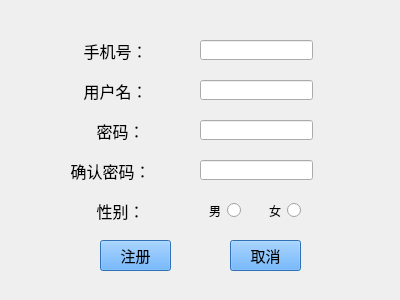
<?xml version="1.0" encoding="UTF-8"?>
<ui version="4.0">
 <class>Regist</class>
 <widget class="QWidget" name="Regist">
  <property name="geometry">
   <rect>
    <x>0</x>
    <y>0</y>
    <width>400</width>
    <height>300</height>
   </rect>
  </property>
  <property name="windowTitle">
   <string>注册账号</string>
  </property>
  <property name="styleSheet">
   <string notr="true">QLineEdit{color:white}
QPushButton{background:#409eff}</string>
  </property>
  <widget class="QLabel" name="label_username">
   <property name="geometry">
    <rect>
     <x>80</x>
     <y>80</y>
     <width>71</width>
     <height>21</height>
    </rect>
   </property>
   <property name="font">
    <font>
     <pointsize>12</pointsize>
    </font>
   </property>
   <property name="text">
    <string>用户名：</string>
   </property>
   <property name="alignment">
    <set>Qt::AlignmentFlag::AlignCenter</set>
   </property>
  </widget>
  <widget class="QLabel" name="label_password">
   <property name="geometry">
    <rect>
     <x>90</x>
     <y>120</y>
     <width>61</width>
     <height>21</height>
    </rect>
   </property>
   <property name="font">
    <font>
     <pointsize>12</pointsize>
    </font>
   </property>
   <property name="text">
    <string>密码：</string>
   </property>
   <property name="alignment">
    <set>Qt::AlignmentFlag::AlignCenter</set>
   </property>
  </widget>
  <widget class="QLabel" name="label_password_2">
   <property name="geometry">
    <rect>
     <x>70</x>
     <y>160</y>
     <width>81</width>
     <height>21</height>
    </rect>
   </property>
   <property name="font">
    <font>
     <pointsize>12</pointsize>
    </font>
   </property>
   <property name="text">
    <string>确认密码：</string>
   </property>
   <property name="alignment">
    <set>Qt::AlignmentFlag::AlignCenter</set>
   </property>
  </widget>
  <widget class="QLineEdit" name="txt_username">
   <property name="geometry">
    <rect>
     <x>200</x>
     <y>80</y>
     <width>113</width>
     <height>20</height>
    </rect>
   </property>
  </widget>
  <widget class="QLineEdit" name="txt_pwd">
   <property name="geometry">
    <rect>
     <x>200</x>
     <y>120</y>
     <width>113</width>
     <height>20</height>
    </rect>
   </property>
  </widget>
  <widget class="QLineEdit" name="txt_confirmpwd">
   <property name="geometry">
    <rect>
     <x>200</x>
     <y>160</y>
     <width>113</width>
     <height>20</height>
    </rect>
   </property>
  </widget>
  <widget class="QLabel" name="label_password_3">
   <property name="geometry">
    <rect>
     <x>90</x>
     <y>200</y>
     <width>61</width>
     <height>21</height>
    </rect>
   </property>
   <property name="font">
    <font>
     <pointsize>12</pointsize>
    </font>
   </property>
   <property name="text">
    <string>性别：</string>
   </property>
   <property name="alignment">
    <set>Qt::AlignmentFlag::AlignCenter</set>
   </property>
  </widget>
  <widget class="QRadioButton" name="btn_sex1">
   <property name="geometry">
    <rect>
     <x>200</x>
     <y>200</y>
     <width>41</width>
     <height>21</height>
    </rect>
   </property>
   <property name="layoutDirection">
    <enum>Qt::LayoutDirection::RightToLeft</enum>
   </property>
   <property name="text">
    <string>男</string>
   </property>
  </widget>
  <widget class="QRadioButton" name="btn_sex2">
   <property name="geometry">
    <rect>
     <x>260</x>
     <y>200</y>
     <width>41</width>
     <height>21</height>
    </rect>
   </property>
   <property name="layoutDirection">
    <enum>Qt::LayoutDirection::RightToLeft</enum>
   </property>
   <property name="text">
    <string>女</string>
   </property>
  </widget>
  <widget class="QPushButton" name="btn_regist">
   <property name="geometry">
    <rect>
     <x>100</x>
     <y>240</y>
     <width>71</width>
     <height>31</height>
    </rect>
   </property>
   <property name="font">
    <font>
     <pointsize>11</pointsize>
    </font>
   </property>
   <property name="text">
    <string>注册</string>
   </property>
  </widget>
  <widget class="QPushButton" name="btn_cancel">
   <property name="geometry">
    <rect>
     <x>230</x>
     <y>240</y>
     <width>71</width>
     <height>31</height>
    </rect>
   </property>
   <property name="font">
    <font>
     <pointsize>11</pointsize>
    </font>
   </property>
   <property name="text">
    <string>取消</string>
   </property>
  </widget>
  <widget class="QLabel" name="label_information">
   <property name="geometry">
    <rect>
     <x>90</x>
     <y>221</y>
     <width>91</width>
     <height>20</height>
    </rect>
   </property>
   <property name="text">
    <string/>
   </property>
   <property name="alignment">
    <set>Qt::AlignmentFlag::AlignCenter</set>
   </property>
  </widget>
  <widget class="QLabel" name="lbl_check">
   <property name="geometry">
    <rect>
     <x>180</x>
     <y>180</y>
     <width>151</width>
     <height>21</height>
    </rect>
   </property>
   <property name="text">
    <string/>
   </property>
   <property name="alignment">
    <set>Qt::AlignmentFlag::AlignCenter</set>
   </property>
  </widget>
  <widget class="QLabel" name="lbl_check_name">
   <property name="geometry">
    <rect>
     <x>180</x>
     <y>100</y>
     <width>151</width>
     <height>21</height>
    </rect>
   </property>
   <property name="text">
    <string/>
   </property>
   <property name="alignment">
    <set>Qt::AlignmentFlag::AlignCenter</set>
   </property>
  </widget>
  <widget class="QLabel" name="label_phone">
   <property name="geometry">
    <rect>
     <x>80</x>
     <y>40</y>
     <width>71</width>
     <height>21</height>
    </rect>
   </property>
   <property name="font">
    <font>
     <pointsize>12</pointsize>
    </font>
   </property>
   <property name="text">
    <string>手机号：</string>
   </property>
   <property name="alignment">
    <set>Qt::AlignmentFlag::AlignCenter</set>
   </property>
  </widget>
  <widget class="QLineEdit" name="txt_phone">
   <property name="geometry">
    <rect>
     <x>200</x>
     <y>40</y>
     <width>113</width>
     <height>20</height>
    </rect>
   </property>
  </widget>
  <widget class="QLabel" name="lbl_phone">
   <property name="geometry">
    <rect>
     <x>170</x>
     <y>60</y>
     <width>171</width>
     <height>21</height>
    </rect>
   </property>
   <property name="text">
    <string/>
   </property>
   <property name="alignment">
    <set>Qt::AlignmentFlag::AlignCenter</set>
   </property>
  </widget>
 </widget>
 <resources/>
 <connections/>
</ui>
